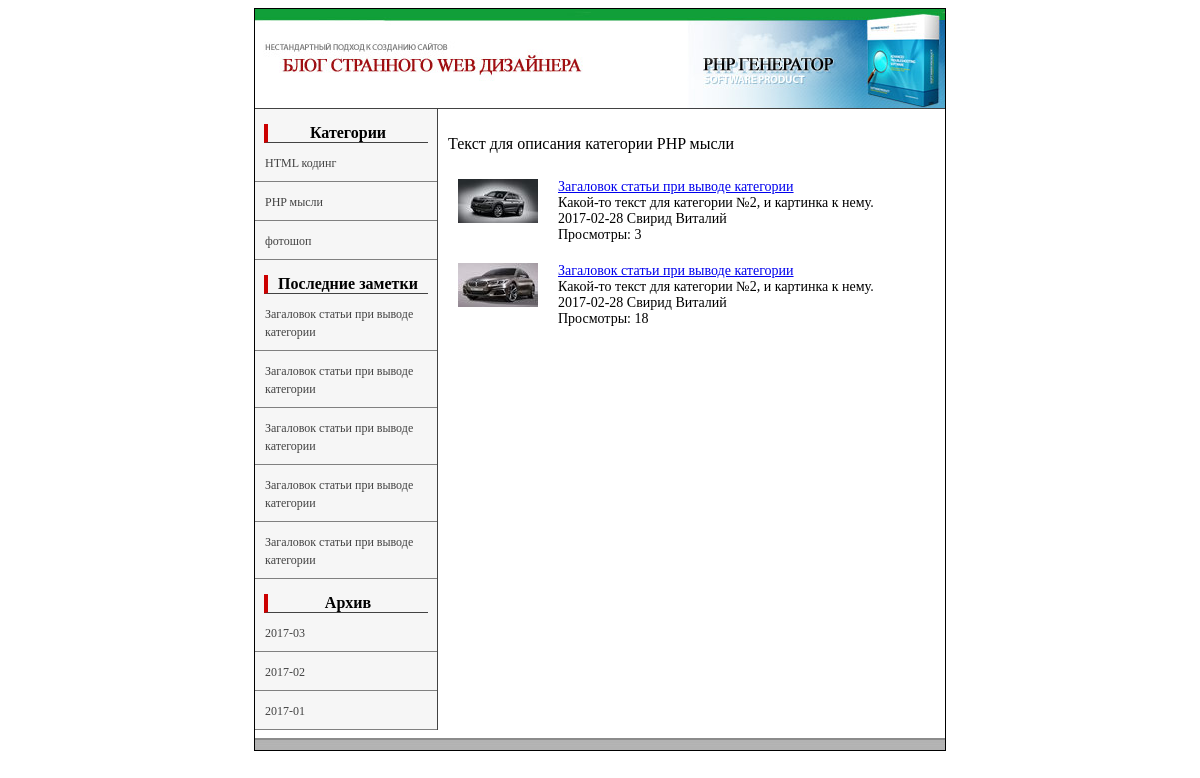
The app's page /view_cat.php?cat=2 with its own data.
### tables this page shows
CREATE TABLE `categories` (
  `id` int(11) NOT NULL,
  `title` varchar(255) NOT NULL,
  `meta_d` varchar(255) NOT NULL,
  `meta_k` varchar(255) NOT NULL,
  `text` text NOT NULL
);

CREATE TABLE `data` (
  `id` int(5) NOT NULL,
  `cat` int(1) NOT NULL,
  `meta_d` varchar(255) NOT NULL,
  `meta_k` varchar(255) NOT NULL,
  `description` text NOT NULL,
  `text` text NOT NULL,
  `view` int(7) NOT NULL,
  `author` varchar(100) NOT NULL,
  `date` date NOT NULL,
  `mini_img` varchar(255) NOT NULL,
  `title` varchar(255) NOT NULL
);

### view_cat.php (the view, shortened to what this page needs)
<?php
include("blocks/db.php");
if (isset($_GET['cat'])) {
    $cat = $_GET['cat'];
}
$result = mysqli_query($db,"SELECT * FROM categories WHERE id='$cat'");
if(mysqli_num_rows($result)>0){
    $myrow = mysqli_fetch_array($result);
}
else {
    echo "<p>Информация по запросу не может быть извлечена. В таблице нет записей.</p>";
    exit();
}
?>
<!DOCTYPE html>
<head lang="ru">
      <link rel="stylesheet" type="text/css" href="style.css">
</head>
<body>
    <table class="main_border" align="center" cellpadding="0"  cellspacing="0">
    	<?php include("blocks/header.php");?>
    	<tr>
	    	<td valign="top">
	    		<table width="100%" border="0" cellpadding="0" cellspacing="0">
                    <tr>
                        <?php include("blocks/left.php");?>
                        <td valign="top"><?php echo $myrow['text'];?>
                        <?php
                            $result = mysqli_query($db, "SELECT id,description,view,title,date,author,mini_img FROM data WHERE cat='$cat'");
if(mysqli_num_rows($result)>0){
    $myrow = mysqli_fetch_array($result);
    do {
        printf(
            "<div class='cat_view'>
                %s
                <div class='cat_data'>
                    <a href='view_posts.php?id=%s'>%s</a>
                    <br>
                    <p>%s</p>
                    <span>%s</span>
                    <span>%s</span>
                    <p>Просмотры: %s</p>
                </div>
            <div class='clear'></div>
            </div>",
           $myrow['mini_img'],$myrow['id'],$myrow['title'],$myrow['description'],$myrow['date'],$myrow['author'],$myrow['view']);
    }
while ($myrow = mysqli_fetch_array($result));
}
else {
    echo "<p>Информация по запросу не может быть извлечена. В таблице нет записей.</p>";
    exit();
}
                        ?>
                        </td>
                    </tr>
                </table>
	    	</td>
    	</tr>
	    	<?php include("blocks/footer.php");?>
    </table>
</body>
</html>

### blocks/left.php (shortened to what this page needs)
<td width="182px" class="left" valign="top">
<div class="nav_title">
	Категории
</div>
	<?
		$result2 = mysqli_query($db,"SELECT * FROM categories");
if(mysqli_num_rows($result2)>0){
    $myrow2 = mysqli_fetch_array($result2);
    do{
    	printf("<p><a href='view_cat.php?cat=%s'>%s</a></p>",$myrow2['id'],$myrow2['title']);
    }
    while ($myrow2 = mysqli_fetch_array($result2));
}
else {
    echo "<p>Информация по запросу не может быть извлечена. В таблице нет записей.</p>";
    exit();
}
	?>
    <div class="nav_title">Последние заметки</div>
<?php
        $result3 = mysqli_query($db, "SELECT id, title FROM data ORDER BY date DESC, id DESC LIMIT 5");
if(mysqli_num_rows($result3)>0){
    $myrow3 = mysqli_fetch_array($result3);
   do{
        printf("<p><a href='view_posts.php?id=%s'>%s</a></p>",$myrow3['id'],$myrow3['title']);
    }
    while ($myrow3 = mysqli_fetch_array($result3));
}
else {
    echo "<p>Информация по запросу не может быть извлечена. В таблице нет записей.</p>";
    exit();
}
?>
    <div class="nav_title">Архив</div>
    <?php
        $result4 = mysqli_query($db, "SELECT DISTINCT left(date,7) AS month FROM data ORDER BY month DESC");
if(mysqli_num_rows($result4)>0){
    $myrow4 = mysqli_fetch_array($result4);
   do{
        printf("<p><a href='view_date.php?date=%s'>%s</a></p>",$myrow4['month'],$myrow4['month']);
    }
    while ($myrow4 = mysqli_fetch_array($result4));
}
else {
    echo "<p>Информация по запросу не может быть извлечена. В таблице нет записей.</p>";
    exit();
}
?>
</td>

### style.css (style rules this page uses)
table { width: 690px; }
.main_border { border:1px solid #000; }
.left { background-color: #f6f6f6; border-right: 1px solid #424242; }
.left a { text-decoration: none; font-size: 12px; text-align: center; color: #424242; }
.left p { border-bottom: 1px solid gray; margin:0; }
.nav_title { margin: 15px 5% 0 5%; font-weight: bold; text-align: center; border-left: 4px solid #cc0000; border-bottom: 1px solid #424242; }
p,h1 { padding: 10px; }
.cat_view { margin:0 20px 20px; }
.cat_view img { float: left; margin-right: 20px; }
.cat_data { overflow: hidden; font-size: 14px; }
.cat_data p { margin:0; padding: 0; }

### records on screen
categories: title "HTML кодинг"
categories: title "PHP мысли", text "Текст для описания категории PHP мысли"
categories: title "фотошоп"
data: title "Загаловок статьи при выводе категории"
data: title "Загаловок статьи при выводе категории"
data: title "Загаловок статьи при выводе категории", mini_img (picture), description "Какой-то текст для категории №2, и картинка к нему.", date "2017-02-28", author "Свирид Виталий", view "18"
data: title "Загаловок статьи при выводе категории", mini_img (picture), description "Какой-то текст для категории №2, и картинка к нему.", date "2017-02-28", author "Свирид Виталий", view "3"
data: title "Загаловок статьи при выводе категории"

### other values on screen
$myrow4['month'] "2017-03"
$myrow4['month'] "2017-02"
$myrow4['month'] "2017-01"
